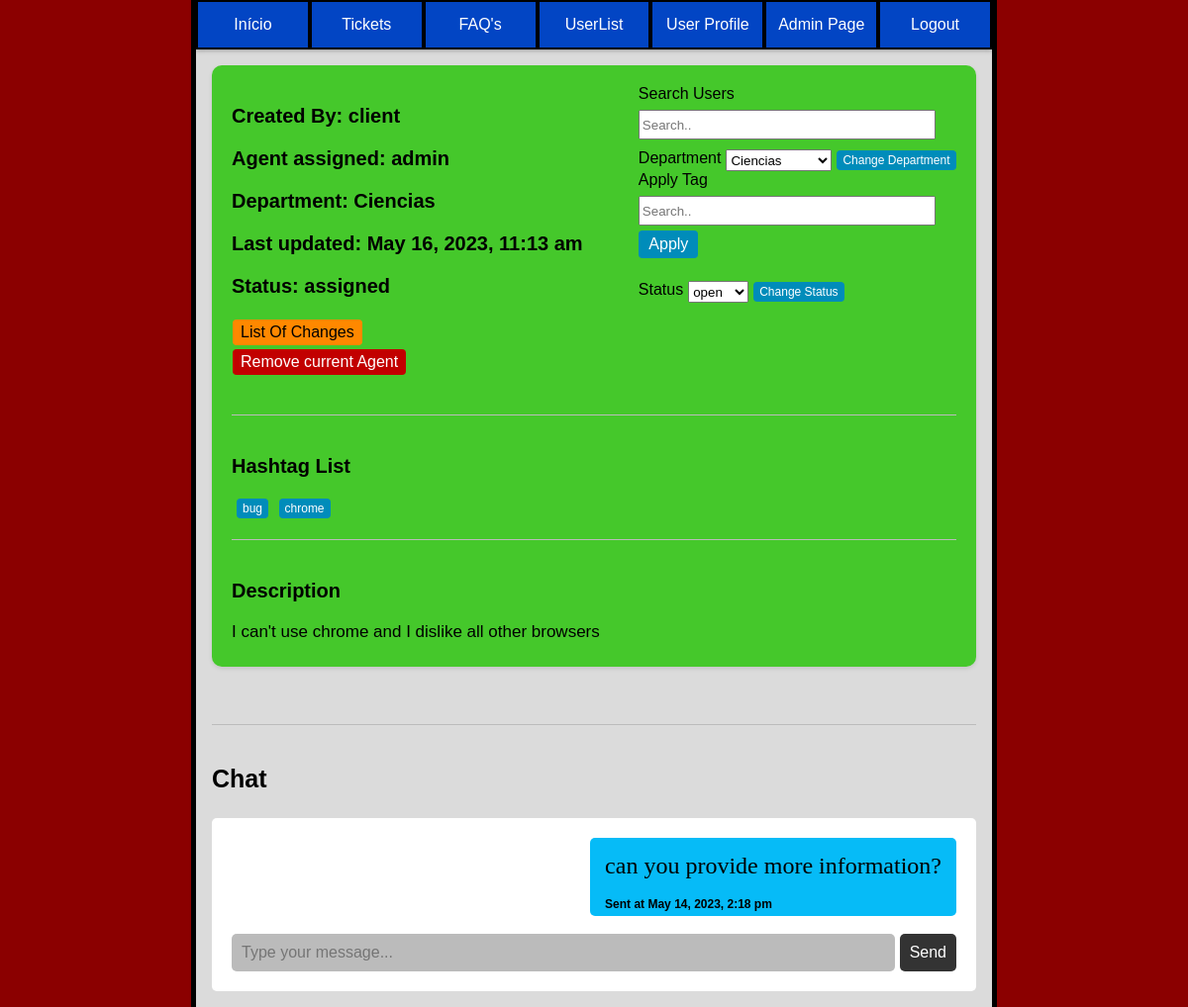
The page /pages/ticket_page.php?ticket_id=2 (signed in) on the database as committed earlier.
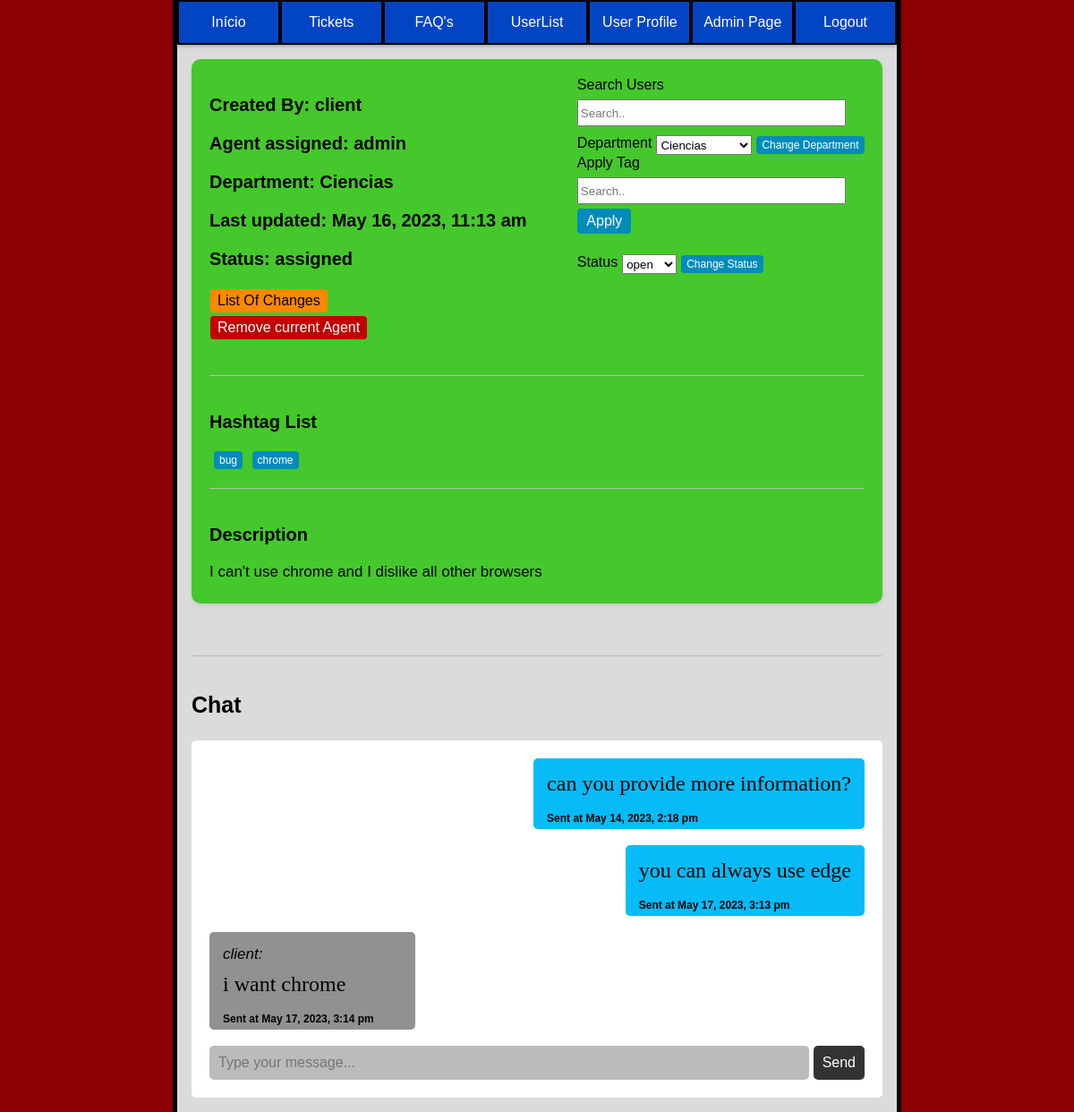
The same page on the database as committed later.
### tables this page shows
CREATE TABLE user(
    id INTEGER PRIMARY KEY,
    name VARCHAR(50) NOT NULL,
    username VARCHAR(50) UNIQUE NOT NULL,
    email VARCHAR(50) UNIQUE NOT NULL,
    password VARCHAR(255) NOT NULL,
    role VARCHAR(10) CHECK(role = 'client' or role = 'agent' or role = 'admin') NOT NULL,
    department_id INTEGER,
    FOREIGN KEY (department_id) REFERENCES department(id)
);

CREATE TABLE department(
    id INTEGER PRIMARY KEY,
    name VARCHAR(50) NOT NULL
);

CREATE TABLE tickets(
    id INTEGER PRIMARY KEY,
    department_id INTEGER,
    client_id INTEGER,
    agent_id INTEGER,
    subject VARCHAR(200) NOT NULL,
    description TEXT NOT NULL,
    status VARCHAR(10) CHECK(status = 'open' or status = 'assigned' or status = 'closed') NOT NULL,
    priority VARCHAR(10) CHECK(priority = 'low' or priority = 'medium' or priority ='high') NOT NULL,
    created_at DATETIME NOT NULL,
    updated_at DATETIME,
    FOREIGN KEY (department_id) REFERENCES department(id),
    FOREIGN KEY (client_id) REFERENCES user(id),
    FOREIGN KEY (agent_id) REFERENCES user(id)
);

CREATE TABLE hashtags (
  id INTEGER PRIMARY KEY,
  hashtag VARCHAR(50) NOT NULL
);

CREATE TABLE message(
    id INTEGER PRIMARY KEY,
    msg TEXT NOT NULL,
    ticket_id INTEGER NOT NULL,
    user_id INTEGER NOT NULL,
    created_at DATETIME NOT NULL,
    FOREIGN KEY (user_id) REFERENCES user(id),
    FOREIGN KEY (ticket_id) REFERENCES tickets(id)
);

### utils/functions.php (called while the page is built, shortened)
<?php
function searchUser($id){
    $db = getDatabaseConnection();
    $stmt = $db->prepare('SELECT * FROM user WHERE id = ?');
    $stmt->execute(array($id));
    return $stmt->fetch();
}
function getTagsFromTicket($ticketId){
    $db = getDatabaseConnection();
    $stmt = $db->prepare('SELECT hashtags.* FROM tickets JOIN ticket_hashtags ON tickets.id = ticket_hashtags.ticket_id
                                            JOIN hashtags ON hashtags.id = ticket_hashtags.hashtag_id
                                            WHERE tickets.id = ?');
    $stmt->execute(array($ticketId));
    $tags = $stmt->fetchAll();
    return $tags;
}
function searchDepartment($department_id){
    $db = getDatabaseConnection();
    $stmt = $db->prepare('SELECT * FROM department WHERE id = ?');
    $stmt->execute(array($department_id));
    $department = $stmt->fetch();
    return $department;
}
function getAllDepartments(){
    $db = getDatabaseConnection();
    $stmt = $db->prepare('SELECT * FROM department');
    $stmt->execute();
    $departments = $stmt->fetchAll();
    return $departments;
}
function searchTicket($ticket_id){
    $db = getDatabaseConnection();
    $stmt = $db->prepare('SELECT * FROM tickets WHERE id = ?');
    $stmt->execute(array($ticket_id));
    $ticket = $stmt->fetch();
    return $ticket;
}
function getMessagesFromTicket($ticket_id){
    $db = getDatabaseConnection();
    $stmt = $db->prepare('SELECT * FROM message WHERE ticket_id = ?');
    $stmt->execute(array($ticket_id));
    $messages = $stmt->fetchAll();
    return $messages;
}
?>

### pages/ticket_page.php (the view, shortened to what this page needs)
<?php
require_once('../utils/functions.php');
$user = searchUser($_SESSION["user_id"]);
$ticket_to_display = searchTicket($_GET["ticket_id"]);
$messages = getMessagesFromTicket($ticket_to_display["id"]);
?>
<!DOCTYPE html>
<html lang="en-US">
<link rel="stylesheet" href="../css/style_index.css">
<link rel="stylesheet" href="../css/ticket_page.css">
   <head>
   </head>
   <body>
    <div class="container_master">
      <div class="container">
        <ul class="buttons">
            <button class="index" onclick="indexPage()">Início</button>
            <button class="tickets" onclick="ticketsPage()">Tickets</button>
            <button class="faqs" onclick="faqsPage()">FAQ's</button>
            <button class="users" onclick="usersPage()">UserList</button>
            <button class="user_profile" onclick="sendDataUser('<?php echo $user['username'] ?>')">User Profile</button>
            <?php if($user["role"] == "admin"): ?>
            <button class="admin_page" onclick="adminPage()">Admin Page</button>
            <?php endif; ?>
            <button class="logout" onclick="logoutPage()">Logout</button>
        </ul>
      </div>
      <div class="content">
        <div class="box">
          <div class="group">
          <div class="info">
            <h3>Created By: <?php $search_user = searchUser($ticket_to_display["client_id"]); echo $search_user["name"]?></h3>
            <h3>Agent assigned: <?php $search_user = searchUser($ticket_to_display["agent_id"]); if($search_user != null){echo $search_user["name"];}else{echo "N/A";}?></h3>
            <h3>Department: <?php $department = searchDepartment($ticket_to_display["department_id"]);if($department != null){echo $department["name"];}else{echo "N/A";}?></h3>
            <h3>Last updated: <?php if($ticket_to_display["updated_at"] == null){echo $ticket_to_display["created_at"];}else{echo $ticket_to_display["updated_at"];} ?></h3>
            <h3>Status: <?php echo $ticket_to_display["status"]; ?></h3>
            <?php if(($user["role"] != "client")):?>
              <div class="changes">
                <button onclick="sendDataTicketList('<?php echo $ticket_to_display['id'] ?>')">List Of Changes</button>
              </div>
              <?php if ($ticket_to_display["status"] != "closed"): ?>
                <div>
                  <form method="POST">
                    <input class="remove_agent" type="submit" value="Remove current Agent" name="updateAgent">
                  </form>
                </div>
                <br>
              <?php endif; ?>
            <?php endif; ?>
          </div>
          <div class="options">
            <?php if(($user["role"] != "client")):?>
              <?php if ($ticket_to_display["status"] != "closed"): ?>
                <div class="right-group">
                  <div class="search_wrapper">
                    <label for="search">Search Users</label><br>
                    <input type="search" id="search_user_ticket" placeholder="Search.." style="width: 300px; height: 30px; margin-top: 7px;">
                  </div>
                </div>
                <form method="POST">
                  <label for="department">Department</label>
                  <?php
                    $departments = getAllDepartments();
                    echo "<select name='department' class='department'>";
                    foreach($departments as $department){
                      $d_name = $department['name'];
                      $department_id = $department['id'];
                      echo "<option value='$department_id'>$d_name</option>";
                    }
                    echo "</select>";
                  ?>
                  <br>
                  <input class="change_department" type="submit" value="Change Department">
                </form>
                <form method="POST">
                  <div class="search_wrapper">
                    <label for="tag">Apply Tag</label><br>
                    <input type="search" id="tag" name="tag" placeholder="Search.." style="width: 300px; height: 30px; margin-top: 7px;">
                    <br>
                    <input class="addTag" type="submit" value="Apply">
                  </div>
                </form>
              <?php endif; ?>
                <br>
                <form method="POST">
                  <label for="status">Status</label>
                  <select name="status" class="status">
                    <option value="open">open</option>
                  </select>
                  <br>
                  <input class="change_status" type="submit" value="Change Status">
                </form>
                <br>
            <?php endif; ?>
          </div>
          </div>
          <hr>
          <div class="tagsList">
            <h3>Hashtag List</h3>
            <?php
              $displayTags = getTagsFromTicket($ticket_to_display["id"]);
              if($user["role"] == "client"){
                $html = "";
                foreach($displayTags as $displayTag){
                 $html .= $displayTag["hashtag"] . ", ";
                }
                $html = substr($html,0,-2);
                echo $html;
              }
              else{
                $html = "";
                foreach($displayTags as $displayTag){
                  $html .= '<form method="post">';
                  $html .= '<button type="submit" name="removeTag" value="' . $displayTag["id"] . '">' . $displayTag["hashtag"] . '</button>';
                  $html .= '</form>';
                }
                echo $html;
              }
            ?>
          </div>
          <hr>
          <div class="description">
            <h3>Description</h3>
            <p> <?php echo $ticket_to_display["description"] ?> </p>
          </div>
        </div>
        <br>
        <hr>
        <h3>Chat</h3>
        <?php if($user["id"] == $ticket_to_display["agent_id"] || $user["id"] == $ticket_to_display["client_id"]):?>
          <div class="chat">
            <?php
              foreach($messages as $message){
                if(searchUser($message["user_id"])["id"] == $user["id"]){
                  echo "<div class='userMsg'> <p>" . $message["msg"] . "</p> <h6>Sent at ".$message["created_at"]."</h6> </div>";
                  echo "<br>";
                }
                else{
                  echo "<div class='otherUserMsg'> <em>".searchUser($message["user_id"])["username"].":</em><br><p> " . $message["msg"] . "</p> <h6>Sent at ".$message["created_at"]."</h6> </div>";
                  echo "<br>";
                }
              }
            ?>
            <form method="POST">
              <input type="text" placeholder="Type your message..." name="sendReply">
			        <button>Send</button>
            </form>
          </div>
        <?php endif;?>
      </div>
    </div>
   </body>
</html>

### css/style_index.css (style rules this page uses)
body { font-family: Arial, sans-serif; background-color: rgb(219, 219, 219); width: 67%; margin: auto; border-left: 5px solid; border-right: 5px solid; min-height: 100vh; padding-bottom: 1em; }
html { background-color: darkred; }
.container { margin: auto; }
ul { margin-left: -40px; margin-top: auto; margin-right: auto; }
.buttons li, .buttons button { background-color: #0245c4; text-decoration: none; border: none; color: white; text-align: center; text-decoration: none; font-size: 16px; cursor: pointer; border:solid 2px black; width: 100%; height: 50px; }
.container { box-shadow: 0 0 5px rgba(0, 0, 0, 0.25),0 0 5px rgba(0, 0, 0, 0.25); }
.buttons { display: flex; flex-direction: row; flex-grow: 1; }
.content { margin: auto; overflow: auto; padding-left: 1em; padding-right: 1em; }

### css/ticket_page.css (style rules this page uses)
p { margin: 0; font-size: 24px; margin-bottom: -10px; }
h6 { font-size: 12px; margin-bottom: -10px; }
.otherUserMsg em { font-size: 17px; }
.otherUserMsg p { margin-top: 10px; font-family: serif; }
.userMsg p { font-family: serif; }
.chat { display: flex; flex-direction: column; padding: 20px; background-color: white; border-radius: 5px; }
.userMsg { align-self: flex-end; background-color: rgb(6, 187, 247); border-radius: 5px; padding: 15px; max-width: 500px; min-width: 200px; word-wrap: break-word; }
.otherUserMsg { align-self: flex-start; background-color: rgb(145, 145, 145); border-radius: 5px; padding: 15px; max-width: 500px; min-width: 200px; word-wrap: break-word; }
form { display: flex; }
.chat input { flex: 1; border-radius: 5px; border: none; padding: 10px; font-size: 16px; background-color: #bbbbbb; margin-right: 5px; }
.chat button { background-color: #333; color: #fff; border: none; border-radius: 5px; padding: 10px; font-size: 16px; cursor: pointer; }
hr { border: none; border-top: 1px solid #bbbbbb; margin: 20px 0; margin-bottom: 40px; }
.box { background-color: #22c402ce; padding: 20px; margin-bottom: 20px; border-radius: 10px; box-shadow: 0 2px 4px rgba(0, 0, 0, 0.1); }
.box h3 { font-size: 20px; }
.box p { font-size: 17px; }
h3 { font-size: 25px; font-family: sans-serif; }
.info { flex: 1; }
.group { display: flex; }
.right-group { float: center; margin-bottom: 10px; align-items: left; }
.remove_agent { flex: 0; }
.description { align-items: left; margin-bottom: 15px; }
.tagsList form { margin-right: 5px; display: inline-block; }
.tagsList button { background-color: #008CBA; border: none; border-radius: 4px; color: white; padding: 3px 6px; text-align: center; text-decoration: none; display: inline-block; font-size: 12px; margin: 1px 0.5px; cursor: pointer; margin-left: 5px; }
.options { flex: 0; align-self: flex-start; margin-bottom: 10px; margin-right: auto; }
.remove_agent { background-color: #c20000; border: none; border-radius: 4px; color: white; padding: 4px 8px; text-align: center; text-decoration: none; display: inline-block; font-size: 16px; margin: 2px 1px; cursor: pointer; }
.change_department { background-color: #008CBA; border: none; border-radius: 4px; color: white; padding: 3px 6px; text-align: center; text-decoration: none; display: inline-block; font-size: 12px; margin: 1px 0.5px; cursor: pointer; margin-left: 5px; }
.change_status { background-color: #008CBA; border: none; border-radius: 4px; color: white; padding: 3px 6px; text-align: center; text-decoration: none; display: inline-block; font-size: 12px; margin: 1px 0.5px; cursor: pointer; margin-left: 5px; }
select { margin-left: 5px; }
.changes button { background-color: rgb(255, 136, 0); border: none; border-radius: 4px; color: black; padding: 4px 8px; text-align: center; text-decoration: none; display: inline-block; font-size: 16px; margin: 2px 1px; cursor: pointer; }
.addTag { background-color: #008CBA; border: none; border-radius: 4px; color: white; padding: 5px 10px; text-align: center; text-decoration: none; display: inline-block; font-size: 16px; margin: 5px 0.5px; cursor: pointer; }

Rows that differ between the two databases and show on the page:
added message: msg "you can always use edge", created_at "May 17, 2023, 3:13 pm"
added message: user.username "client", msg "i want chrome", created_at "May 17, 2023, 3:14 pm"
